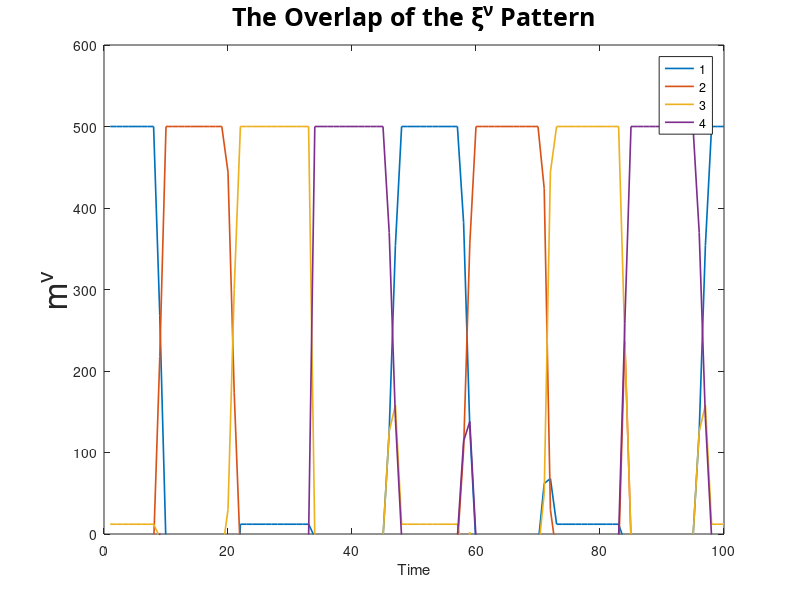

Reproduce this figure in MATLAB. (Note: this script raises an error after producing the figure.)
%% Parameters of the System Characteristics and Dynamics
N = 500;            % Number of neurons
q = 4;              % Number of asymmetric patterns
delta = 1;          % Difference between q and p
p = q + delta;      % Number of total patterns
duration = 100;     % Simulation time duration
lambda = 1.5;       % Scaling factor for asymmetric synapses
tau = 8;            % Time decay constant

%% Generating Random Patterns of the Neural Network
xi_s = 2 .* ceil(rand(N, delta) - 0.5) - 1;   % Symmetric patterns
xi_as = 2 .* ceil(rand(N, q) - 0.5) - 1;      % Asymmetric patterns
xi = [xi_as xi_s];                            % Combined pattern matrix

%% Synapses Construction
J = xi * xi';                 % Initial synaptic matrix
J1 = (J - diag(diag(J))) / N; % Symmetric synaptic matrix, normalized
J2 = circshift(xi_as, -1, 2) * xi_as'; % Asymmetric synaptic matrix
J2 = (J2 - diag(diag(J2))) * (lambda / N); % Asymmetric matrix, normalized

%% Initialization
S = zeros(N, duration);                        % Initialize state matrix
S(:, 1) = xi_as(:, 1);                         % Initial state
Sbar = 2 .* ceil(rand(N, 1) - 0.5) - 1;        % Averaged initial state
h1 = J1 * xi_as(:, 1);                         % Initial input from symmetric synapses
h2 = J2 * Sbar;                                % Initial input from asymmetric synapses
h = h1 + h2;                                   % Total initial input

%% Simulation Loop
for t = 1:duration
    S(:, t + 1) = sign(h);  % Update state based on total input
    w = tau^-1 * exp(-tau^-1 .* (t - (0:t)));  % Weight function
    Sbar = sum(w .* S(:, 1:t + 1), 2);  % Averaged state over time
    h1 = J1 * S(:, t + 1);   % Update input from symmetric synapses
    h2 = J2 * Sbar;          % Update input from asymmetric synapses
    h = h1 + h2;             % Update total input
end

%% Plotting Results
m = S(:, 1:duration)' * xi_as; % Overlap between state and patterns
plot(m, 'LineWidth', 1.2);
legend(strsplit(num2str(1:p)));
xlabel('Time');
xlim([0 duration]);
ylim([0 6 * N / 5]);
ylabel('m^{\nu}', 'FontSize', 24);
title('The Overlap of the \xi^{\nu} Pattern', 'FontName', 'Impact', 'FontSize', 18);

%% Loading and Processing Images
xi = zeros(50 * 50, 5);
figure_load = figure('Name', 'Counting Numbers', 'NumberTitle', 'off');
% create a path of files contating digits images
srcFiles = dir('./data/*jpg');

for i = 1:length(srcFiles)
    filename = fullfile(srcFiles(i).folder, srcFiles(i).name);
    I = im2double(im2bw(imread(filename)));
    subplot(2, 3, i);
    imagesc(I);
    colormap gray;
    drawnow;
    xi(:, i) = I(:);
end

%% Further Synapse Calculations and Simulation
xi_as = 2 .* xi - 1; % Binarize the matrix
N = size(xi, 1);
Q = (N)^-1 * (xi_as' * xi_as);
p = 8;
lambda = 2.5;
duration = 100;
tau = 8;
xi_s = 2 .* ceil(rand(N, p) - 0.5) - 1;
xi = [xi_as xi_s];
Y2 = inv((N)^-1 * (xi' * xi));
Y = inv(Q);
J1 = (xi * Y2 * xi' - diag(diag(xi * Y2 * xi'))) / N;
J2 = circshift(xi_as, -1, 2) * Y * xi_as';
J2 = (J2 - diag(diag(J2))) * (lambda / N);

S = zeros(N, duration); 
S(:, 1) = xi_as(:, 1); 
Sbar = 2 .* ceil(rand(N, 1) - 0.5) - 1; 
h1 = J1 * xi_as(:, 1); 
h2 = J2 * Sbar; 
h = h1 + h2;

for t = 1:duration
    S(:, t + 1) = sign(h);
    w = tau^-1 * exp(-tau^-1 .* (t - (0:t)));
    Sbar = sum(w .* S(:, 1:t + 1), 2);
    h1 = J1 * S(:, t + 1);
    h2 = J2 * Sbar;
    h = h1 + h2;
end

%% Image Processing and Simulation Visualization
Rimage = zeros(50, 50, duration + 1);
Sbw = floor(S / 2 + 1);

for t = 1:duration
    Rimage(:, :, t) = reshape(Sbw(:, t), 50, 50);
end

Preview = figure('Name', 'Live View', 'NumberTitle', 'off', ...
    'Position', [432 162 708 536]);

vidObj = VideoWriter('simulation.avi');
vidObj.Quality = 100;
vidObj.FrameRate = 2;
open(vidObj);

for t = 1:duration
    subplot(1, 2, 1);
    barh(Rimage(:, :, t)(:));
    title(['State of the System at t = ', num2str(t)]);
    subplot(1, 2, 2);
    imagesc(Rimage(:, :, t));
    colormap gray;
    drawnow;
    writeVideo(vidObj, getframe(gcf));
end

close(vidObj);
